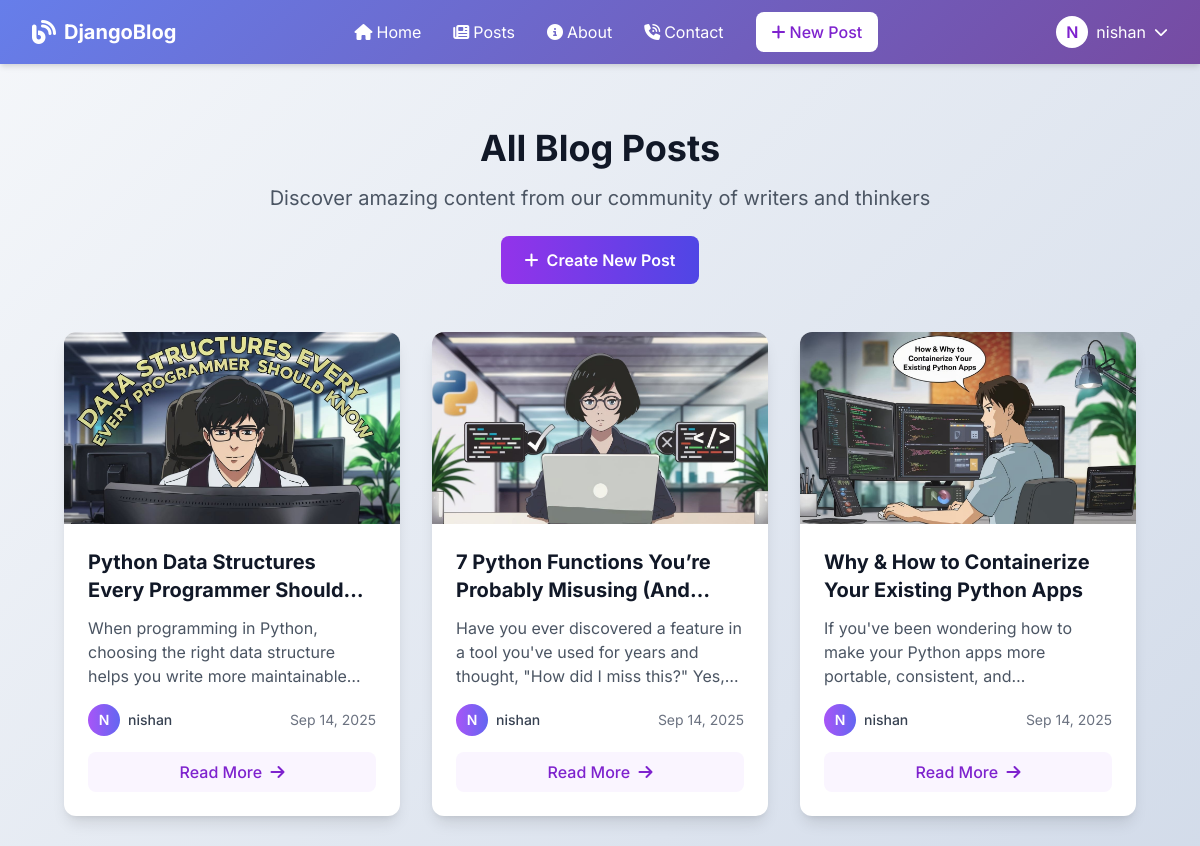
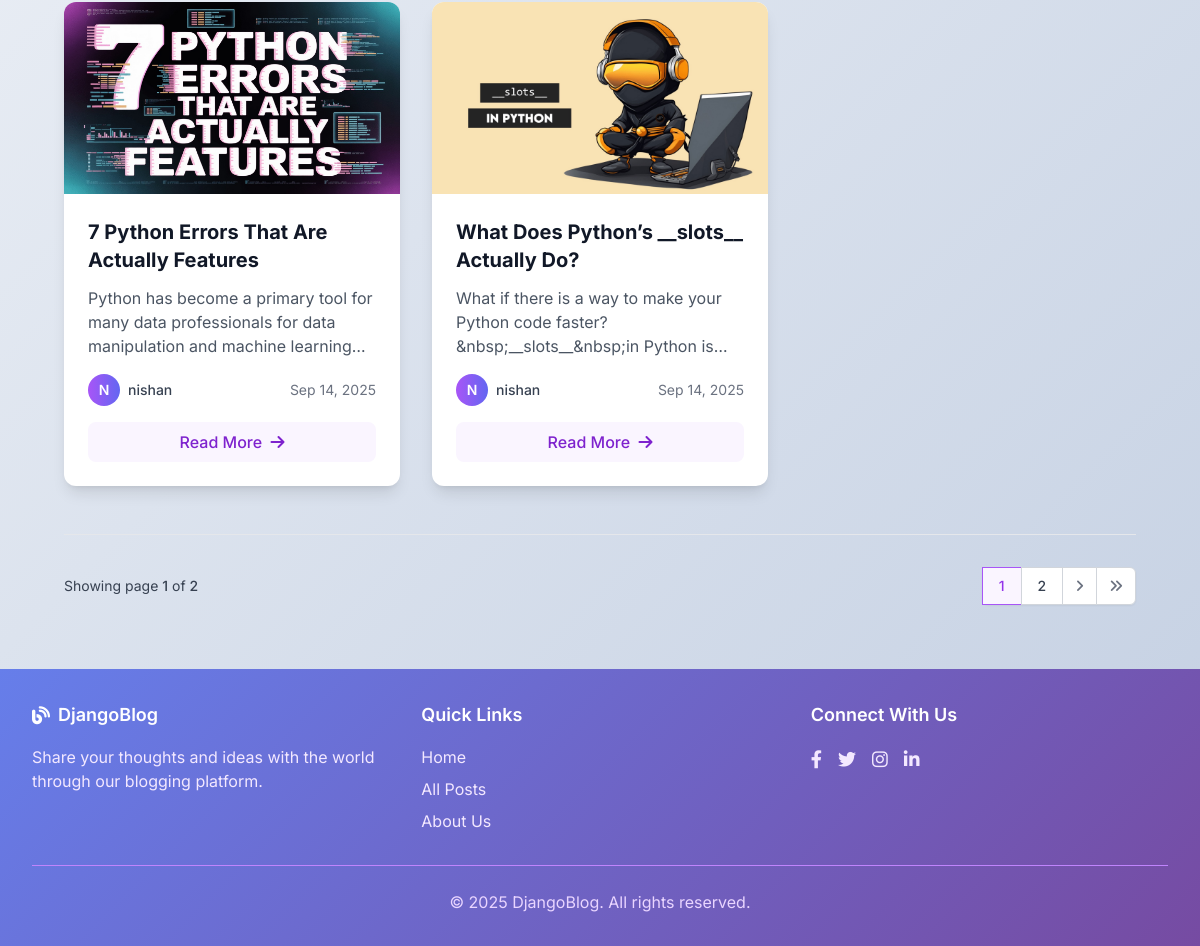
The page /posts/ (signed in) on the database its author committed (2 pictures, top to bottom).
### blog/models.py (models this page shows, shortened)
class Post(models.Model):
    title = models.CharField(max_length=200)
    content = models.TextField()
    date_posted = models.DateTimeField(default=timezone.now)
    author = models.ForeignKey(User, on_delete=models.CASCADE)
    categories = models.ManyToManyField(Category, blank=True)
    image = models.ImageField(upload_to='blog_images/', blank=True, null=True)

### blog/views.py (the view)
# urls.py: path('posts/', PostListView.as_view(), name='blog-posts'),
class PostListView(ListView):
    model = Post
    template_name = 'blog/posts.html'
    context_object_name = 'posts'
    ordering = ['-date_posted']
    paginate_by = 5

### blog/templates/blog/posts.html (shortened to what this page needs)
{% extends "base.html" %}
{% block content %}
<div class="max-w-7xl mx-auto px-4 sm:px-6 lg:px-8 py-8">
    <div class="text-center mb-12">
        <h1 class="text-4xl font-bold text-gray-900 mb-4">All Blog Posts</h1>
        <p class="text-xl text-gray-600 max-w-3xl mx-auto">Discover amazing content from our community of writers and
            thinkers</p>
        {% if user.is_authenticated %}
        <div class="mt-6">
            <a href="{% url 'post-create' %}"
                class="inline-flex items-center px-6 py-3 bg-gradient-to-r from-purple-600 to-indigo-600 text-white font-semibold rounded-lg hover:from-purple-700 hover:to-indigo-700 transition duration-150 ease-in-out transform hover:-translate-y-0.5">
                <i class="fas fa-plus mr-2"></i> Create New Post
            </a>
        </div>
        {% endif %}
    </div>
    {% if posts %}
    <div class="grid grid-cols-1 md:grid-cols-2 lg:grid-cols-3 gap-8 mb-12">
        {% for post in posts %}
        <article class="bg-white rounded-xl shadow-lg overflow-hidden card-hover">
            {% if post.image %}
            <div class="h-48 overflow-hidden">
                <img src="{{ post.image.url }}" alt="{{ post.title }}"
                    class="w-full h-full object-cover transition-transform duration-300 hover:scale-105">
            </div>
            {% else %}
            <div class="h-48 bg-gradient-to-r from-purple-400 to-indigo-400 flex items-center justify-center">
                <i class="fas fa-feather-alt text-white text-5xl"></i>
            </div>
            {% endif %}
            <div class="p-6">
                <h2 class="text-xl font-bold text-gray-900 mb-3 line-clamp-2">{{ post.title }}</h2>
                <p class="text-gray-600 mb-4 line-clamp-3"> {% with stripped_content=post.content|striptags %}
                    {{ stripped_content|truncatewords:25 }}
                    {% endwith %}</p>
                <div class="flex items-center justify-between mb-4">
                    <div class="flex items-center">
                        <div
                            class="w-8 h-8 rounded-full bg-gradient-to-r from-purple-500 to-indigo-500 flex items-center justify-center text-white font-semibold text-sm mr-2">
                            {{ post.author.username|first|upper }}
                        </div>
                        <span class="text-sm font-medium text-gray-700">{{ post.author.username }}</span>
                    </div>
                    <span class="text-sm text-gray-500">{{ post.date_posted|date:"M d, Y" }}</span>
                </div>
                <a href="{% url 'post-detail' post.pk %}"
                    class="block w-full bg-purple-50 text-purple-700 hover:bg-purple-100 text-center py-2 rounded-lg font-medium transition duration-150 ease-in-out">
                    Read More <i class="fas fa-arrow-right ml-1"></i>
                </a>
            </div>
        </article>
        {% endfor %}
    </div>
    {% endif %}
    {% if is_paginated %}
    <div class="flex items-center justify-between border-t border-gray-200 pt-8">
        <div class="flex-1 flex items-center justify-between">
            <div>
                <p class="text-sm text-gray-700">
                    Showing page <span class="font-medium">{{ page_obj.number }}</span> of
                    <span class="font-medium">{{ page_obj.paginator.num_pages }}</span>
                </p>
            </div>
            <div>
                <nav class="relative z-0 inline-flex rounded-md shadow-sm -space-x-px" aria-label="Pagination">
                    {% for num in page_obj.paginator.page_range %}
                    {% if page_obj.number == num %}
                    <a href="?page={{ num }}"
                        class="relative inline-flex items-center px-4 py-2 border border-purple-500 bg-purple-50 text-sm font-medium text-purple-600">
                        {{ num }}
                    </a>
                    {% elif num > page_obj.number|add:'-3' and num < page_obj.number|add:'3' %} <a
                        href="?page={{ num }}"
                        class="relative inline-flex items-center px-4 py-2 border border-gray-300 bg-white text-sm font-medium text-gray-700 hover:bg-gray-50">
                        {{ num }}
                        </a>
                        {% endif %}
                        {% endfor %}
                        {% if page_obj.has_next %}
                        <a href="?page={{ page_obj.next_page_number }}"
                            class="relative inline-flex items-center px-3 py-2 border border-gray-300 bg-white text-sm font-medium text-gray-500 hover:bg-gray-50">
                            <i class="fas fa-angle-right"></i>
                        </a>
                        <a href="?page={{ page_obj.paginator.num_pages }}"
                            class="relative inline-flex items-center px-3 py-2 rounded-r-md border border-gray-300 bg-white text-sm font-medium text-gray-500 hover:bg-gray-50">
                            <i class="fas fa-angle-double-right"></i>
                        </a>
                        {% endif %}
                </nav>
            </div>
        </div>
    </div>
    {% endif %}
</div>
{% endblock %}

### templates/base.html (shortened to what this page needs)
<!DOCTYPE html>
<html lang="en">
<head>
    <script src="https://cdn.tailwindcss.com"></script>
    <link rel="stylesheet" href="https://cdnjs.cloudflare.com/ajax/libs/font-awesome/6.4.0/css/all.min.css">
    <link href="https://cdn.jsdelivr.net/npm/summernote@0.8.20/dist/summernote-lite.min.css" rel="stylesheet">
</head>
<body class="bg-gray-50">
    <nav class="gradient-bg text-white navbar-shadow">
        <div class="max-w-7xl mx-auto px-4 sm:px-6 lg:px-8">
            <div class="flex justify-between h-16">
                <div class="flex items-center">
                    <a href="{% url 'blog-home' %}" class="flex items-center space-x-2">
                        <i class="fas fa-blog text-2xl"></i>
                        <span class="font-bold text-xl">DjangoBlog</span>
                    </a>
                </div>
                <div class="hidden md:flex items-center space-x-8">
                    <a href="{% url 'blog-home' %}" class="text-white hover:text-gray-200 transition duration-150 flex items-center space-x-1">
                        <i class="fas fa-home"></i>
                        <span>Home</span>
                    </a>
                    <a href="{% url 'blog-posts' %}" class="text-white hover:text-gray-200 transition duration-150 flex items-center space-x-1">
                        <i class="fas fa-newspaper"></i>
                        <span>Posts</span>
                    </a>
                    <a href="{% url 'blog-about' %}" class="text-white hover:text-gray-200 transition duration-150 flex items-center space-x-1">
                        <i class="fas fa-info-circle"></i>
                        <span>About</span>
                    </a>
                     <a href="{% url 'blog-contact' %}" class="text-white hover:text-gray-200 transition duration-150 flex items-center space-x-1">
                        <i class="fa-solid fa-phone-volume"></i>
                        <span>Contact</span>
                    </a>
                    {% if user.is_authenticated %}
                    <a href="{% url 'post-create' %}" class="bg-white text-purple-700 px-4 py-2 rounded-lg font-medium hover:bg-gray-100 transition duration-150 flex items-center space-x-1">
                        <i class="fas fa-plus"></i>
                        <span>New Post</span>
                    </a>
                    {% endif %}
                </div>
                <div class="hidden md:flex items-center space-x-4">
                    {% if user.is_authenticated %}
                    <div class="relative group">
                        <button class="flex items-center space-x-2 text-white focus:outline-none">
                            <div class="w-8 h-8 rounded-full bg-white text-purple-700 flex items-center justify-center font-semibold">
                                {{ user.username|first|upper }}
                            </div>
                            <span>{{ user.username }}</span>
                            <i class="fas fa-chevron-down text-sm"></i>
                        </button>
                    </div>
                    {% endif %}
                </div>
            </div>
        </div>
    </nav>
    <main class="main-content">
        <div class="max-w-7xl mx-auto px-4 sm:px-6 lg:px-8 py-8">
            {% block content %}{% endblock %}
        </div>
    </main>
    <footer class="footer gradient-bg text-white py-8">
        <div class="max-w-7xl mx-auto px-4 sm:px-6 lg:px-8">
            <div class="grid grid-cols-1 md:grid-cols-3 gap-8">
                <div>
                    <h3 class="text-lg font-semibold mb-4 flex items-center">
                        <i class="fas fa-blog mr-2"></i> DjangoBlog
                    </h3>
                    <p class="text-purple-100">Share your thoughts and ideas with the world through our blogging platform.</p>
                </div>
                <div>
                    <h3 class="text-lg font-semibold mb-4">Quick Links</h3>
                    <ul class="space-y-2">
                        <li><a href="{% url 'blog-home' %}" class="text-purple-100 hover:text-white transition">Home</a></li>
                        <li><a href="{% url 'blog-posts' %}" class="text-purple-100 hover:text-white transition">All Posts</a></li>
                        <li><a href="{% url 'blog-about' %}" class="text-purple-100 hover:text-white transition">About Us</a></li>
                    </ul>
                </div>
                <div>
                    <h3 class="text-lg font-semibold mb-4">Connect With Us</h3>
                    <div class="flex space-x-4">
                        <a href="#" class="text-purple-100 hover:text-white transition">
                            <i class="fab fa-facebook-f text-lg"></i>
                        </a>
                        <a href="#" class="text-purple-100 hover:text-white transition">
                            <i class="fab fa-twitter text-lg"></i>
                        </a>
                        <a href="#" class="text-purple-100 hover:text-white transition">
                            <i class="fab fa-instagram text-lg"></i>
                        </a>
                        <a href="#" class="text-purple-100 hover:text-white transition">
                            <i class="fab fa-linkedin-in text-lg"></i>
                        </a>
                    </div>
                </div>
            </div>
            <div class="border-t border-purple-400 mt-8 pt-6 text-center text-purple-200">
                <p>&copy; 2025 DjangoBlog. All rights reserved.</p>
            </div>
        </div>
    </footer>
</body>
</html>

### templates/base.html (style rules this page uses)
body { font-family: 'Inter', sans-serif; background: linear-gradient(135deg, #f5f7fa 0%, #c3cfe2 100%); min-height: 100vh; display: flex; flex-direction: column; }
.main-content { flex: 1 0 auto; }
.footer { flex-shrink: 0; }
.gradient-bg { background: linear-gradient(135deg, #667eea 0%, #764ba2 100%); }
.card-hover { transition: transform 0.3s ease, box-shadow 0.3s ease; }
.navbar-shadow { box-shadow: 0 4px 6px -1px rgba(0, 0, 0, 0.1), 0 2px 4px -1px rgba(0, 0, 0, 0.06); }

### blog/templates/blog/posts.html (style rules this page uses)
.card-hover { transition: transform 0.3s ease, box-shadow 0.3s ease; }
.line-clamp-2 { display: -webkit-box; -webkit-line-clamp: 2; -webkit-box-orient: vertical; overflow: hidden; }
.line-clamp-3 { display: -webkit-box; -webkit-line-clamp: 3; -webkit-box-orient: vertical; overflow: hidden; }

### rows shown on the page
Post: image (picture), title "Python Data Structures Every Programmer…", value "When programming in Python, choosing the right data structure helps you write more…", author.username|first "N", author.username "nishan", date_posted "Sep 14, 2025"
Post: image (picture), title "7 Python Functions You’re Probably Misusing…", value "Have you ever discovered a feature in a tool you've used for years and thought, \"How did I miss this?\"…", author.username|first "N", author.username "nishan", date_posted "Sep 14, 2025"
Post: image (picture), title "Why & How to Containerize Your Existing Python Apps", value "If you've been wondering how to make your Python apps more portable, consistent,…", author.username|first "N", author.username "nishan", date_posted "Sep 14, 2025"
Post: image (picture), title "7 Python Errors That Are Actually Features", value "Python has become a primary tool for many data professionals for data manipulation and machine…", author.username|first "N", author.username "nishan", date_posted "Sep 14, 2025"
Post: image (picture), title "What Does Python’s __slots__ Actually Do?", value "What if there is a way to make your Python code faster?&nbsp;__slots__&nbsp;in Python…", author.username|first "N", author.username "nishan", date_posted "Sep 14, 2025"

### other values the page prints
{{ user.username|first|upper }} "N"
{{ user.username }} "nishan"
{{ page_obj.number }} "1"
{{ page_obj.paginator.num_pages }} "2"
{{ num }} "1"
{{ num }} "2"
